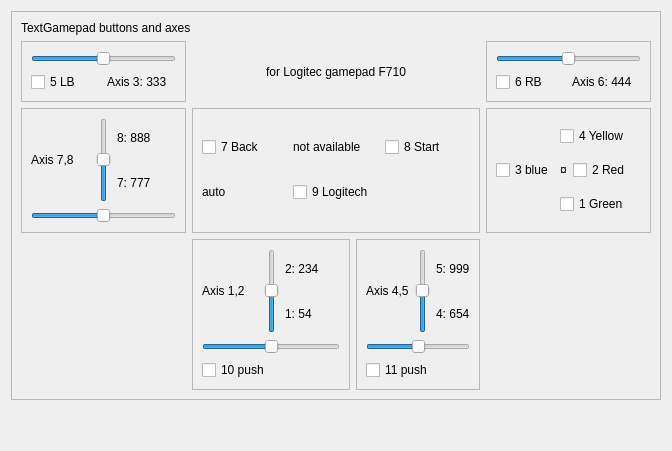
       <widget class="QWidget" name="tab_joy">
        <attribute name="title">
         <string>Joy</string>
        </attribute>
        <layout class="QGridLayout" name="gridLayout_35">
         <item row="1" column="0">
          <spacer name="verticalSpacer_9">
           <property name="orientation">
            <enum>Qt::Vertical</enum>
           </property>
           <property name="sizeHint" stdset="0">
            <size>
             <width>20</width>
             <height>40</height>
            </size>
           </property>
          </spacer>
         </item>
         <item row="0" column="0">
          <widget class="QFrame" name="frame_23">
           <property name="sizePolicy">
            <sizepolicy hsizetype="Preferred" vsizetype="Preferred">
             <horstretch>0</horstretch>
             <verstretch>0</verstretch>
            </sizepolicy>
           </property>
           <property name="frameShape">
            <enum>QFrame::StyledPanel</enum>
           </property>
           <property name="frameShadow">
            <enum>QFrame::Raised</enum>
           </property>
           <layout class="QGridLayout" name="gridLayout_28">
            <item row="2" column="2" colspan="2">
             <widget class="QFrame" name="frame_28">
              <property name="sizePolicy">
               <sizepolicy hsizetype="Preferred" vsizetype="Preferred">
                <horstretch>2</horstretch>
                <verstretch>0</verstretch>
               </sizepolicy>
              </property>
              <property name="frameShape">
               <enum>QFrame::StyledPanel</enum>
              </property>
              <property name="frameShadow">
               <enum>QFrame::Raised</enum>
              </property>
              <layout class="QGridLayout" name="gridLayout_23">
               <item row="1" column="0">
                <widget class="QCheckBox" name="joy_button_7">
                 <property name="text">
                  <string>7 Back</string>
                 </property>
                </widget>
               </item>
               <item row="1" column="2">
                <widget class="QCheckBox" name="joy_button_8">
                 <property name="text">
                  <string>8 Start</string>
                 </property>
                </widget>
               </item>
               <item row="1" column="1">
                <widget class="QLabel" name="joy_available">
                 <property name="text">
                  <string>not available</string>
                 </property>
                </widget>
               </item>
               <item row="2" column="1" colspan="2">
                <widget class="QCheckBox" name="joy_button_9">
                 <property name="text">
                  <string>9 Logitech</string>
                 </property>
                </widget>
               </item>
               <item row="2" column="0">
                <widget class="QLabel" name="joy_manual">
                 <property name="text">
                  <string>auto</string>
                 </property>
                </widget>
               </item>
              </layout>
             </widget>
            </item>
            <item row="0" column="0" colspan="3">
             <widget class="QLabel" name="label_17">
              <property name="text">
               <string>TextGamepad buttons and axes</string>
              </property>
             </widget>
            </item>
            <item row="1" column="0" colspan="2">
             <widget class="QFrame" name="frame_24">
              <property name="frameShape">
               <enum>QFrame::StyledPanel</enum>
              </property>
              <property name="frameShadow">
               <enum>QFrame::Raised</enum>
              </property>
              <layout class="QGridLayout" name="gridLayout_36">
               <item row="1" column="0">
                <widget class="QCheckBox" name="joy_button_5">
                 <property name="text">
                  <string>5 LB</string>
                 </property>
                </widget>
               </item>
               <item row="1" column="1">
                <widget class="QLabel" name="joy_axis_3_num">
                 <property name="text">
                  <string>Axis 3: 333</string>
                 </property>
                </widget>
               </item>
               <item row="0" column="0" colspan="2">
                <widget class="QSlider" name="joy_axis_3">
                 <property name="minimum">
                  <number>-32767</number>
                 </property>
                 <property name="maximum">
                  <number>32766</number>
                 </property>
                 <property name="orientation">
                  <enum>Qt::Horizontal</enum>
                 </property>
                </widget>
               </item>
              </layout>
             </widget>
            </item>
            <item row="1" column="4" colspan="2">
             <widget class="QFrame" name="frame_25">
              <property name="frameShape">
               <enum>QFrame::StyledPanel</enum>
              </property>
              <property name="frameShadow">
               <enum>QFrame::Raised</enum>
              </property>
              <layout class="QGridLayout" name="gridLayout_37">
               <item row="1" column="0">
                <widget class="QCheckBox" name="joy_button_6">
                 <property name="text">
                  <string>6 RB</string>
                 </property>
                </widget>
               </item>
               <item row="1" column="1">
                <widget class="QLabel" name="joy_axis_6_num">
                 <property name="text">
                  <string>Axis 6: 444</string>
                 </property>
                </widget>
               </item>
               <item row="0" column="0" colspan="2">
                <widget class="QSlider" name="joy_axis_6">
                 <property name="minimum">
                  <number>-32767</number>
                 </property>
                 <property name="maximum">
                  <number>32766</number>
                 </property>
                 <property name="orientation">
                  <enum>Qt::Horizontal</enum>
                 </property>
                </widget>
               </item>
              </layout>
             </widget>
            </item>
            <item row="3" column="3">
             <widget class="QFrame" name="frame_30">
              <property name="sizePolicy">
               <sizepolicy hsizetype="Preferred" vsizetype="Preferred">
                <horstretch>2</horstretch>
                <verstretch>0</verstretch>
               </sizepolicy>
              </property>
              <property name="frameShape">
               <enum>QFrame::StyledPanel</enum>
              </property>
              <property name="frameShadow">
               <enum>QFrame::Raised</enum>
              </property>
              <layout class="QGridLayout" name="gridLayout_26">
               <item row="0" column="1" rowspan="2">
                <widget class="QSlider" name="joy_axis_5">
                 <property name="minimum">
                  <number>-32767</number>
                 </property>
                 <property name="maximum">
                  <number>32766</number>
                 </property>
                 <property name="orientation">
                  <enum>Qt::Vertical</enum>
                 </property>
                </widget>
               </item>
               <item row="0" column="2">
                <widget class="QLabel" name="joy_axis_5_num">
                 <property name="text">
                  <string>5: 999</string>
                 </property>
                </widget>
               </item>
               <item row="1" column="2">
                <widget class="QLabel" name="joy_axis_4_num">
                 <property name="text">
                  <string>4: 654</string>
                 </property>
                </widget>
               </item>
               <item row="2" column="0" colspan="3">
                <widget class="QSlider" name="joy_axis_4">
                 <property name="minimum">
                  <number>-32767</number>
                 </property>
                 <property name="maximum">
                  <number>32766</number>
                 </property>
                 <property name="orientation">
                  <enum>Qt::Horizontal</enum>
                 </property>
                </widget>
               </item>
               <item row="3" column="0" colspan="3">
                <widget class="QCheckBox" name="joy_button_11">
                 <property name="text">
                  <string>11 push</string>
                 </property>
                </widget>
               </item>
               <item row="0" column="0" rowspan="2">
                <widget class="QLabel" name="label_58">
                 <property name="text">
                  <string>Axis 4,5</string>
                 </property>
                </widget>
               </item>
              </layout>
             </widget>
            </item>
            <item row="2" column="4" colspan="2">
             <widget class="QFrame" name="frame_29">
              <property name="sizePolicy">
               <sizepolicy hsizetype="Preferred" vsizetype="Preferred">
                <horstretch>2</horstretch>
                <verstretch>0</verstretch>
               </sizepolicy>
              </property>
              <property name="frameShape">
               <enum>QFrame::StyledPanel</enum>
              </property>
              <property name="frameShadow">
               <enum>QFrame::Raised</enum>
              </property>
              <layout class="QGridLayout" name="gridLayout_22">
               <item row="2" column="1" colspan="2">
                <widget class="QCheckBox" name="joy_button_1">
                 <property name="text">
                  <string>1 Green</string>
                 </property>
                </widget>
               </item>
               <item row="1" column="2">
                <widget class="QCheckBox" name="joy_button_2">
                 <property name="text">
                  <string>2 Red</string>
                 </property>
                </widget>
               </item>
               <item row="1" column="0">
                <widget class="QCheckBox" name="joy_button_3">
                 <property name="text">
                  <string>3 blue</string>
                 </property>
                </widget>
               </item>
               <item row="1" column="1">
                <widget class="QLabel" name="label_44">
                 <property name="text">
                  <string>¤</string>
                 </property>
                </widget>
               </item>
               <item row="0" column="1" colspan="2">
                <widget class="QCheckBox" name="joy_button_4">
                 <property name="text">
                  <string>4 Yellow</string>
                 </property>
                </widget>
               </item>
               <item row="1" column="3">
                <spacer name="horizontalSpacer_16">
                 <property name="orientation">
                  <enum>Qt::Horizontal</enum>
                 </property>
                 <property name="sizeHint" stdset="0">
                  <size>
                   <width>40</width>
                   <height>20</height>
                  </size>
                 </property>
                </spacer>
               </item>
              </layout>
             </widget>
            </item>
            <item row="2" column="0" colspan="2">
             <widget class="QFrame" name="frame_27">
              <property name="sizePolicy">
               <sizepolicy hsizetype="Preferred" vsizetype="Preferred">
                <horstretch>2</horstretch>
                <verstretch>0</verstretch>
               </sizepolicy>
              </property>
              <property name="frameShape">
               <enum>QFrame::StyledPanel</enum>
              </property>
              <property name="frameShadow">
               <enum>QFrame::Raised</enum>
              </property>
              <layout class="QGridLayout" name="gridLayout_24">
               <item row="2" column="0" colspan="3">
                <widget class="QSlider" name="joy_axis_7">
                 <property name="minimum">
                  <number>-32767</number>
                 </property>
                 <property name="maximum">
                  <number>32766</number>
                 </property>
                 <property name="orientation">
                  <enum>Qt::Horizontal</enum>
                 </property>
                </widget>
               </item>
               <item row="0" column="2">
                <widget class="QLabel" name="joy_axis_8_num">
                 <property name="text">
                  <string>8: 888</string>
                 </property>
                </widget>
               </item>
               <item row="1" column="2">
                <widget class="QLabel" name="joy_axis_7_num">
                 <property name="text">
                  <string>7: 777</string>
                 </property>
                </widget>
               </item>
               <item row="0" column="1" rowspan="2">
                <widget class="QSlider" name="joy_axis_8">
                 <property name="minimum">
                  <number>-32767</number>
                 </property>
                 <property name="maximum">
                  <number>32766</number>
                 </property>
                 <property name="orientation">
                  <enum>Qt::Vertical</enum>
                 </property>
                </widget>
               </item>
               <item row="0" column="0" rowspan="2">
                <widget class="QLabel" name="label_45">
                 <property name="text">
                  <string>Axis 7,8</string>
                 </property>
                </widget>
               </item>
              </layout>
             </widget>
            </item>
            <item row="3" column="2">
             <widget class="QFrame" name="frame_26">
              <property name="sizePolicy">
               <sizepolicy hsizetype="Preferred" vsizetype="Preferred">
                <horstretch>2</horstretch>
                <verstretch>0</verstretch>
               </sizepolicy>
              </property>
              <property name="frameShape">
               <enum>QFrame::StyledPanel</enum>
              </property>
              <property name="frameShadow">
               <enum>QFrame::Raised</enum>
              </property>
              <layout class="QGridLayout" name="gridLayout_25">
               <item row="0" column="1" rowspan="2">
                <widget class="QSlider" name="joy_axis_2">
                 <property name="minimum">
                  <number>-32767</number>
                 </property>
                 <property name="maximum">
                  <number>32766</number>
                 </property>
                 <property name="orientation">
                  <enum>Qt::Vertical</enum>
                 </property>
                </widget>
               </item>
               <item row="0" column="2">
                <widget class="QLabel" name="joy_axis_2_num">
                 <property name="text">
                  <string>2: 234</string>
                 </property>
                </widget>
               </item>
               <item row="1" column="2">
                <widget class="QLabel" name="joy_axis_1_num">
                 <property name="text">
                  <string>1: 54</string>
                 </property>
                </widget>
               </item>
               <item row="3" column="0" colspan="3">
                <widget class="QCheckBox" name="joy_button_10">
                 <property name="text">
                  <string>10 push</string>
                 </property>
                </widget>
               </item>
               <item row="2" column="0" colspan="3">
                <widget class="QSlider" name="joy_axis_1">
                 <property name="minimum">
                  <number>-32767</number>
                 </property>
                 <property name="maximum">
                  <number>32766</number>
                 </property>
                 <property name="orientation">
                  <enum>Qt::Horizontal</enum>
                 </property>
                </widget>
               </item>
               <item row="0" column="0" rowspan="2">
                <widget class="QLabel" name="label_55">
                 <property name="text">
                  <string>Axis 1,2</string>
                 </property>
                </widget>
               </item>
              </layout>
             </widget>
            </item>
            <item row="1" column="2" colspan="2">
             <widget class="QLabel" name="label_53">
              <property name="text">
               <string>for Logitec gamepad F710</string>
              </property>
              <property name="alignment">
               <set>Qt::AlignCenter</set>
              </property>
             </widget>
            </item>
           </layout>
          </widget>
         </item>
        </layout>
       </widget>
